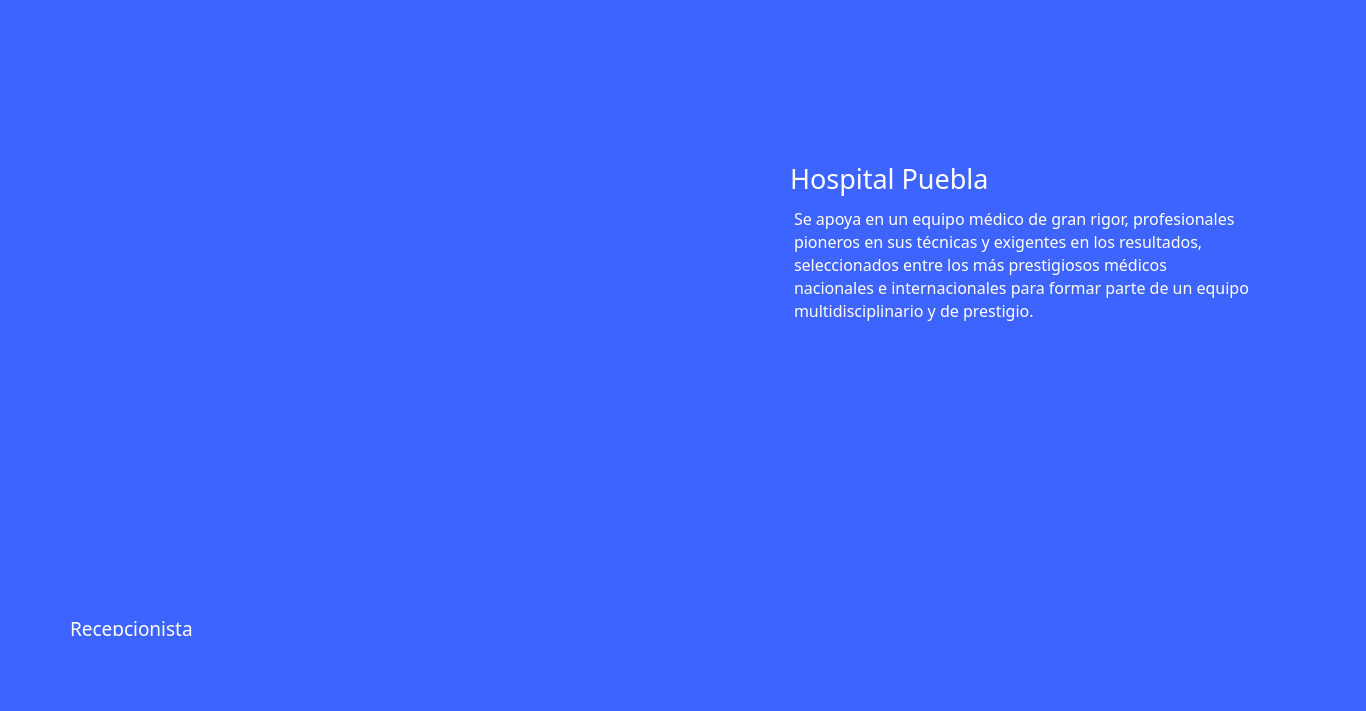
<?xml version="1.0" encoding="UTF-8"?>
<ui version="4.0">
 <class>recepcionistaLandpage</class>
 <widget class="QWidget" name="recepcionistaLandpage">
  <property name="geometry">
   <rect>
    <x>0</x>
    <y>0</y>
    <width>1366</width>
    <height>711</height>
   </rect>
  </property>
  <property name="windowTitle">
   <string>Form</string>
  </property>
  <widget class="QLabel" name="label">
   <property name="geometry">
    <rect>
     <x>0</x>
     <y>0</y>
     <width>1366</width>
     <height>750</height>
    </rect>
   </property>
   <property name="styleSheet">
    <string notr="true">background:#3E64FF;</string>
   </property>
   <property name="text">
    <string/>
   </property>
  </widget>
  <widget class="QLabel" name="label_2">
   <property name="geometry">
    <rect>
     <x>150</x>
     <y>80</y>
     <width>391</width>
     <height>425</height>
    </rect>
   </property>
   <property name="text">
    <string/>
   </property>
   <property name="pixmap">
    <pixmap resource="../../resources.qrc">:/imagenes/Imagenes/img_doctores.png</pixmap>
   </property>
  </widget>
  <widget class="QLabel" name="label_3">
   <property name="geometry">
    <rect>
     <x>70</x>
     <y>620</y>
     <width>161</width>
     <height>16</height>
    </rect>
   </property>
   <property name="font">
    <font>
     <family>Montserrat</family>
     <pointsize>14</pointsize>
    </font>
   </property>
   <property name="styleSheet">
    <string notr="true">color: white;</string>
   </property>
   <property name="text">
    <string>Recepcionista</string>
   </property>
  </widget>
  <widget class="QWidget" name="layoutWidget">
   <property name="geometry">
    <rect>
     <x>790</x>
     <y>160</y>
     <width>481</width>
     <height>381</height>
    </rect>
   </property>
   <layout class="QVBoxLayout" name="verticalLayout">
    <item>
     <widget class="QLabel" name="label_4">
      <property name="font">
       <font>
        <family>Montserrat</family>
        <pointsize>20</pointsize>
        <weight>50</weight>
        <bold>false</bold>
       </font>
      </property>
      <property name="styleSheet">
       <string notr="true">color: white;</string>
      </property>
      <property name="text">
       <string>Hospital Puebla</string>
      </property>
     </widget>
    </item>
    <item>
     <widget class="QPlainTextEdit" name="plainTextEdit">
      <property name="font">
       <font>
        <family>Montserrat</family>
        <pointsize>12</pointsize>
       </font>
      </property>
      <property name="styleSheet">
       <string notr="true">background: #3E64FF;
color: white;
border: none;</string>
      </property>
      <property name="readOnly">
       <bool>true</bool>
      </property>
      <property name="plainText">
       <string>Se apoya en un equipo médico de gran rigor, profesionales
pioneros en sus técnicas y exigentes en los resultados,
seleccionados entre los más prestigiosos médicos 
nacionales e internacionales para formar parte de un equipo 
multidisciplinario y de prestigio.</string>
      </property>
     </widget>
    </item>
   </layout>
  </widget>
 </widget>
 <resources>
  <include location="../../resources.qrc"/>
 </resources>
 <connections/>
</ui>
